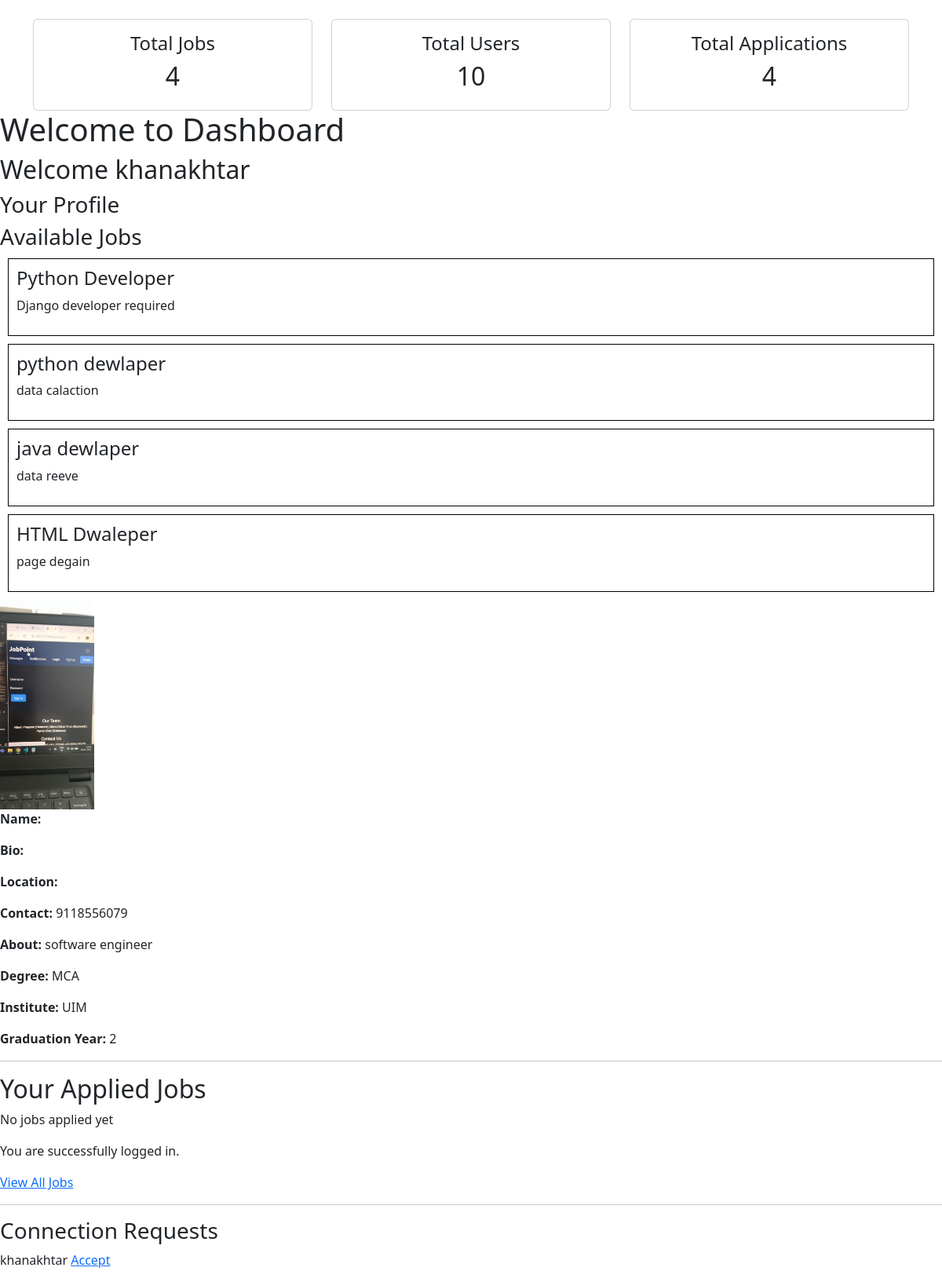
/accounts/dashboard/ (signed in), run on the app's committed database.
### jobs/models.py (models this page shows, shortened)
class Job(models.Model):
    title = models.CharField(max_length=200)
    description = models.TextField()
    posted_at = models.DateTimeField(auto_now_add=True)
    location = models.CharField(max_length=255, default='Unknown')
    salary = models.IntegerField()
    created_by = models.ForeignKey(
    settings.AUTH_USER_MODEL,
    on_delete=models.CASCADE,
    related_name="jobs_created"
)

### accounts/models.py (models this page shows, shortened)
class Profile(models.Model):
    user = models.OneToOneField(User, on_delete=models.CASCADE)
    contact = models.CharField(max_length=15)
    about = models.TextField(blank=True)
    degree = models.CharField(max_length=100)
    institute = models.CharField(max_length=200)
    graduation_year = models.IntegerField(null=True, blank=True)
    is_employer = models.BooleanField(default=False)   # ✅ NEW FIELD
    profile_photo = models.ImageField(upload_to='profile_photos/', blank=True, null=True)
    resume = models.FileField(upload_to='resumes/', blank=True, null=True)

class Connection(models.Model):
    sender = models.ForeignKey(User, on_delete=models.CASCADE, related_name="connection_sender")
    receiver = models.ForeignKey(User, on_delete=models.CASCADE, related_name="connection_receiver")
    status = models.CharField(max_length=10, default="pending")
    created_at = models.DateTimeField(auto_now_add=True)

### accounts/views.py (the view)
# urls.py: path('dashboard/', views.dashboard, name='dashboard'),
@login_required
def dashboard(request):
    jobs = Job.objects.all()
    profile = request.user.profile
    applied_jobs = Application.objects.filter(user=request.user)
    connections = Connection.objects.filter(receiver=request.user, status="pending")
    total_jobs = Job.objects.count()
    total_users = User.objects.count()
    total_applications = Application.objects.count()
    return render(request, 'dashboard.html', {
        'jobs': jobs,
        'profile' : profile,
        "applied_jobs": applied_jobs,
        'connections': connections,
        'total_jobs': total_jobs,
        'total_users': total_users,
        'total_applications': total_applications,
        })

### templates/dashboard.html (shortened to what this page needs)
<!DOCTYPE html>
<html>
<head>
    <link href="https://cdn.jsdelivr.net/npm/bootstrap@5.3.0/dist/css/bootstrap.min.css" rel="stylesheet">
</head>
<body>
    <div class="container mt-4">
<div class="row">
<div class="col-md-4">
<div class="card text-center">
<div class="card-body">
<h4>Total Jobs</h4>
<h2>{{ total_jobs }}</h2>
</div>
</div>
</div>
<div class="col-md-4">
<div class="card text-center">
<div class="card-body">
<h4>Total Users</h4>
<h2>{{ total_users }}</h2>
</div>
</div>
</div>
<div class="col-md-4">
<div class="card text-center">
<div class="card-body">
<h4>Total Applications</h4>
<h2>{{ total_applications }}</h2>
</div>
</div>
</div>
</div>
</div>
    <h1>Welcome to Dashboard</h1>
    <h2>Welcome {{ request.user.username }}</h2>
<h3>Your Profile</h3>
<h3>Available Jobs</h3>
{% for job in jobs %}
    <div style="border:1px solid black; padding:10px; margin:10px;">
        <h4>{{ job.title }}</h4>
        <p>{{ job.description }}</p>
    </div>
{% endfor %}
{% if profile.profile_photo %}
    <img src="{{ profile.profile_photo.url }}" width="120">
{% endif %}
<p><strong>Name:</strong> {{ profile.full_name }}</p>
<p><strong>Bio:</strong> {{ profile.bio }}</p>
<p><strong>Location:</strong> {{ profile.location }}</p>
<p><strong>Contact:</strong> {{ profile.contact }}</p>
<p><strong>About:</strong> {{ profile.about }}</p>
<p><strong>Degree:</strong> {{ profile.degree }}</p>
<p><strong>Institute:</strong> {{ profile.institute }}</p>
<p><strong>Graduation Year:</strong> {{ profile.graduation_year }}</p>
<hr>
<h2>Your Applied Jobs</h2>
{% for app in applications %}
<div style="border:1px solid #ccc; padding:15px; margin:10px; border-radius:8px; background:#f9f9f9">
<h3>{{ app.job.title }}</h3>
<p>{{ app.job.description|truncatewords:25}}</p>
<p><b>Location:</b> {{ app.job.location }}</p>
<p><b>Salary:</b> {{ app.job.salary }}</p>
<p style="color:green"><b>Status:</b> Applied</p>
</div>
{% empty %}
<p>No jobs applied yet</p>
{% endfor %}
    <p>You are successfully logged in.</p>
    <a href="{% url 'job_list' %}">View All Jobs</a>
<hr>
<h3>Connection Requests</h3>
{% for conn in connections %}
<p>
{{ conn.sender.username }}
<a href="{% url 'accept_connection' conn.id %}">
Accept
</a>
</p>
{% empty %}
<p>No connection requests</p>
{% endfor %}
</body>
</html>

### data on the page
Job: title "Python Developer", description "Django developer required"
Job: title "python dewlaper", description "data calaction"
Job: title "java dewlaper", description "data reeve"
Job: title "HTML Dwaleper", description "page degain"
Profile: profile_photo (picture), contact "9118556079", about "software engineer", degree "MCA", institute "UIM", graduation_year "2"
Connection: sender.username "khanakhtar"

### other printed values
{{ total_jobs }} "4"
{{ total_users }} "10"
{{ total_applications }} "4"
{{ request.user.username }} "khanakhtar"
